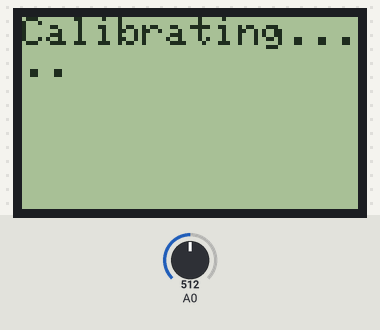
The sketch below on a simulated Arduino Uno, built with avr-gcc and run on an emulated ATmega328P. On the bench: 84×48 one-colour display. The inputs (shaded band) are chosen by the test bench; at power-on: A0 = 512.

Above: at 3.1 s.
At 9.8 s:
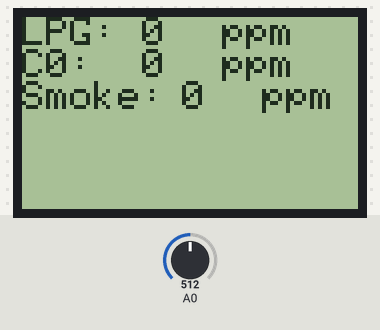
9.9 s: A0 set to 900
At 11.3 s:
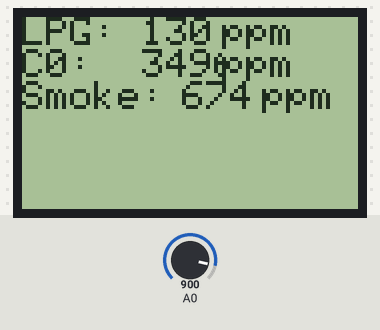
11.9 s: A0 set to 918
At 13.5 s:
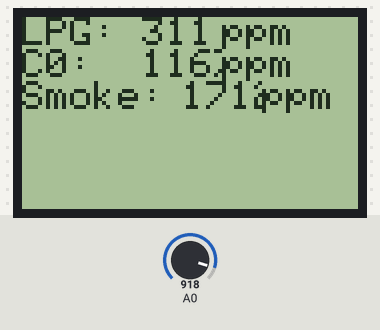
13.8 s: A0 set to 946
At 15.8 s:
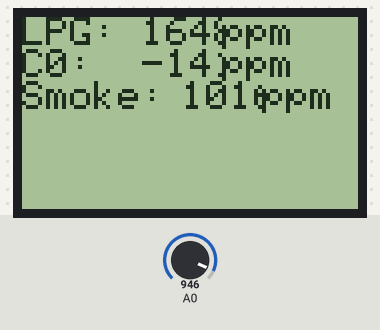
Timing chart, 0 to 17.3 s (numbered marks = the images above; inputs shaded):
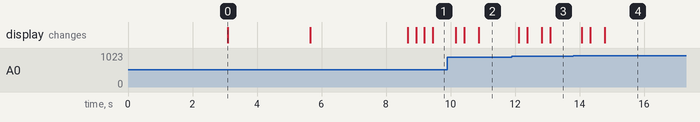

The sketch:

gas_sensor.ino
```cpp
//   PCD8544(unsigned char sclk  = 3,   /* clock       (display pin 2) */
//                unsigned char sdin  = 4,   /* data-in     (display pin 3) */
//                unsigned char dc    = 5,   /* data select (display pin 4) */
//                unsigned char reset = 6,   /* reset       (display pin 8) */
//                unsigned char sce   = 7);  /* enable      (display pin 5) */


#include <PCD8544.h>

#define         MQ_PIN                       (0)     //define which analog input channel you are going to use
#define         RL_VALUE                     (5)     //define the load resistance on the board, in kilo ohms
#define         RO_CLEAN_AIR_FACTOR          (9.83)  //RO_CLEAR_AIR_FACTOR=(Sensor resistance in clean air)/RO,
                                                     //which is derived from the chart in datasheet

/***********************Software Related Macros************************************/
#define         CALIBARAION_SAMPLE_TIMES     (50)    //define how many samples you are going to take in the calibration phase
#define         CALIBRATION_SAMPLE_INTERVAL  (50)   //define the time interal(in milisecond) between each samples in the
                                                     //cablibration phase
#define         READ_SAMPLE_INTERVAL         (50)    //define how many samples you are going to take in normal operation
#define         READ_SAMPLE_TIMES            (5)     //define the time interal(in milisecond) between each samples in
                                                     //normal operation

/**********************Application Related Macros**********************************/
#define         GAS_LPG                      (0)
#define         GAS_CO                       (1)
#define         GAS_SMOKE                    (2)

/*****************************Globals***********************************************/
float           LPGCurve[3]  =  {2.3,0.21,-0.47};   //two points are taken from the curve.
                                                    //with these two points, a line is formed which is "approximately equivalent"
                                                    //to the original curve.
                                                    //data format:{ x, y, slope}; point1: (lg200, 0.21), point2: (lg10000, -0.59)
float           COCurve[3]  =  {2.3,0.72,-0.34};    //two points are taken from the curve.
                                                    //with these two points, a line is formed which is "approximately equivalent"
                                                    //to the original curve.
                                                    //data format:{ x, y, slope}; point1: (lg200, 0.72), point2: (lg10000,  0.15)
float           SmokeCurve[3] ={2.3,0.53,-0.44};    //two points are taken from the curve.
                                                    //with these two points, a line is formed which is "approximately equivalent"
                                                    //to the original curve.
                                                    //data format:{ x, y, slope}; point1: (lg200, 0.53), point2: (lg10000,  -0.22)
float           Ro           =  10;                 //Ro is initialized to 10 kilo ohms

static PCD8544 lcd;
void setup() {
  // PCD8544-compatible displays may have a different resolution...
  lcd.begin(84, 48);
  Serial.begin(9600);
  lcd.clear();
  lcd.setCursor(20,0);
  lcd.print("FORSK LAB");
   lcd.setCursor(20,3);
  lcd.print("JAIPUR");
   lcd.setCursor(25,4);
  lcd.print("MQ-2");
   lcd.setCursor(10,5);
  lcd.print("Sensor Data");
  delay(3000);
  lcd.clear();
  lcd.setCursor(0,0);
  lcd.print("Calibrating.....");
   Ro = MQCalibration(MQ_PIN);
   lcd.clear();
   lcd.setCursor(0,0);
   lcd.print("Calibrating is");
   lcd.setCursor(15,1);
   lcd.print("done....");
     //lcd.clear();
   lcd.setCursor(0,2);
   lcd.print("Ro=");
      lcd.setCursor(30,2);
      lcd.print(Ro);
         lcd.setCursor(60,2);
          lcd.print("Kohm");
          delay(3000);
           lcd.clear();
}

void loop()
{

lcd.setCursor(0,0);
lcd.print("LPG:");
lcd.setCursor(30,0);
lcd.print(MQGetGasPercentage(MQRead(MQ_PIN)/Ro,GAS_LPG));
lcd.setCursor(50,0);
lcd.print("ppm");

lcd.setCursor(0,1);
lcd.print("C0:");
lcd.setCursor(30,1);
lcd.print(MQGetGasPercentage(MQRead(MQ_PIN)/Ro,GAS_CO));
lcd.setCursor(50,1);
lcd.print("ppm");

lcd.setCursor(0,2);
lcd.print("Smoke:");
lcd.setCursor(40,2);
lcd.print(MQGetGasPercentage(MQRead(MQ_PIN)/Ro,GAS_SMOKE));
lcd.setCursor(60,2);
lcd.print("ppm");

delay(200);


}


/****************** MQResistanceCalculation ****************************************
Input:   raw_adc - raw value read from adc, which represents the voltage
Output:  the calculated sensor resistance
Remarks: The sensor and the load resistor forms a voltage divider. Given the voltage
         across the load resistor and its resistance, the resistance of the sensor
         could be derived.
************************************************************************************/
float MQResistanceCalculation(int raw_adc)
{
  return ( ((float)RL_VALUE*(1023-raw_adc)/raw_adc));
}

/***************************** MQCalibration ****************************************
Input:   mq_pin - analog channel
Output:  Ro of the sensor
Remarks: This function assumes that the sensor is in clean air. It use
         MQResistanceCalculation to calculates the sensor resistance in clean air
         and then divides it with RO_CLEAN_AIR_FACTOR. RO_CLEAN_AIR_FACTOR is about
         10, which differs slightly between different sensors.
************************************************************************************/
float MQCalibration(int mq_pin)
{
  int i;
  float val=0;

  for (i=0;i<CALIBARAION_SAMPLE_TIMES;i++) {            //take multiple samples
    val += MQResistanceCalculation(analogRead(mq_pin));
    delay(CALIBRATION_SAMPLE_INTERVAL);
  }
  val = val/CALIBARAION_SAMPLE_TIMES;                   //calculate the average value

  val = val/RO_CLEAN_AIR_FACTOR;                        //divided by RO_CLEAN_AIR_FACTOR yields the Ro
                                                        //according to the chart in the datasheet

  return val;
}
/*****************************  MQRead *********************************************
Input:   mq_pin - analog channel
Output:  Rs of the sensor
Remarks: This function use MQResistanceCalculation to caculate the sensor resistenc (Rs).
         The Rs changes as the sensor is in the different consentration of the target
         gas. The sample times and the time interval between samples could be configured
         by changing the definition of the macros.
************************************************************************************/
float MQRead(int mq_pin)
{
  int i;
  float rs=0;

  for (i=0;i<READ_SAMPLE_TIMES;i++) {
    rs += MQResistanceCalculation(analogRead(mq_pin));
    delay(READ_SAMPLE_INTERVAL);
  }

  rs = rs/READ_SAMPLE_TIMES;

  return rs;
}

/*****************************  MQGetGasPercentage **********************************
Input:   rs_ro_ratio - Rs divided by Ro
         gas_id      - target gas type
Output:  ppm of the target gas
Remarks: This function passes different curves to the MQGetPercentage function which
         calculates the ppm (parts per million) of the target gas.
************************************************************************************/
int MQGetGasPercentage(float rs_ro_ratio, int gas_id)
{
  if ( gas_id == GAS_LPG ) {
     return MQGetPercentage(rs_ro_ratio,LPGCurve);
  } else if ( gas_id == GAS_CO ) {
     return MQGetPercentage(rs_ro_ratio,COCurve);
  } else if ( gas_id == GAS_SMOKE ) {
     return MQGetPercentage(rs_ro_ratio,SmokeCurve);
  }

  return 0;
}

/*****************************  MQGetPercentage **********************************
Input:   rs_ro_ratio - Rs divided by Ro
         pcurve      - pointer to the curve of the target gas
Output:  ppm of the target gas
Remarks: By using the slope and a point of the line. The x(logarithmic value of ppm)
         of the line could be derived if y(rs_ro_ratio) is provided. As it is a
         logarithmic coordinate, power of 10 is used to convert the result to non-logarithmic
         value.
************************************************************************************/
int  MQGetPercentage(float rs_ro_ratio, float *pcurve)
{
  return (pow(10,( ((log(rs_ro_ratio)-pcurve[1])/pcurve[2]) + pcurve[0])));
}
```

Measured:
- the behaviour switches between 931 and 932 on A0 (found by bisection; images 3 and 4)
- after the input at 9.9 s, the display: first changes after 0.26 s (image 2 shows a later state)
- after the input at 11.9 s, the display: first changes after 0.21 s (image 3 shows a later state)
- after the input at 13.8 s, the display: first changes after 0.27 s (image 4 shows a later state)
- what the display in image 0 shows lasts 2.6 s, from 3.1 s to 5.7 s
